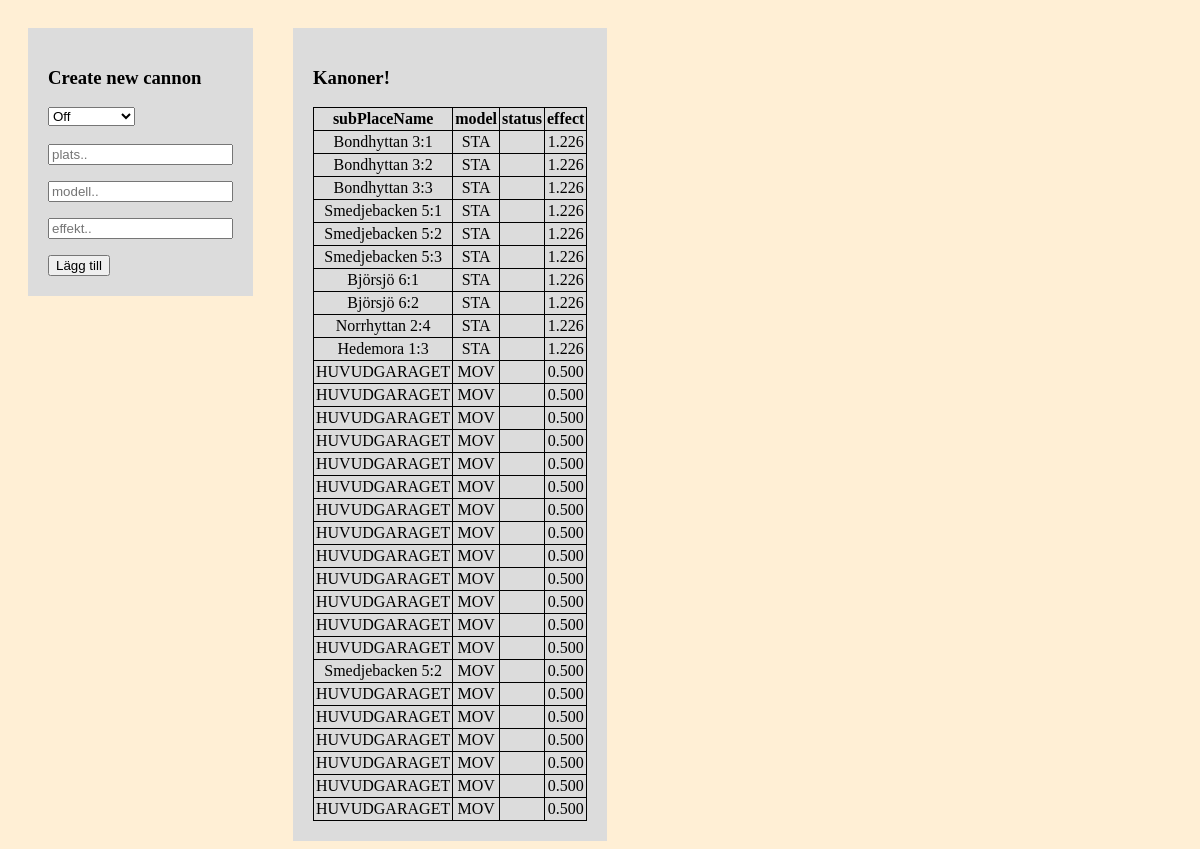
/phpFunc/newcannon.php, run on the app's committed database.
### tables this page shows
create table Cannon (
cannonID smallint not null auto_increment unique,
subPlaceName varchar(32) null,
model char (3) not null, 
state enum('På','Av','Urkopplad','Trasig', 'Annat') null,
effect DECIMAL(4,3),  
klass varchar(32) not null, 
 
primary key (cannonID)
);

### phpFunc/newcannon.php (the view, shortened to what this page needs)
<!DOCTYPE HTML>
<head>
<html>
</head>
<body>
<?php
include'connect.php';
?>
<div>
	<h3>Create new cannon</h3>
	<form action='<?php $_PHP_SELF ?>' method="post">
		<select size='1' name='status'>
			<option value="off" selected="selected"> Off</option>
			</select><br></br>
		<input type="text" name="subPlaceName" placeholder="plats.."></p>
		<input type="text" name="model" placeholder="modell.."></p>
		<input type="text" name="effect" placeholder="effekt.."></p>
		<input type="submit" value="Lägg till"/>
</div>
<div>
    <h3>Kanoner!</h3>
	<table><tr>
	 <th>subPlaceName</th>
	 <th>model</th>
     <th>status</th>
	 <th>effect</th>
	 </tr>
	 <?php
    foreach($pdo->query( 'SELECT * FROM Cannon;' ) as $row){
      echo "<tr>";
      echo "<td>".$row['subPlaceName']."</td>";
      echo "<td>".$row['model']."</td>";
      echo "<td>".$row['status']."</td>";
      echo "<td>".$row['effect']."</td>";
      echo "</tr>";
    }
?>
</table>
</div>
</body>
</html>

### phpFunc/newcannon.php (style rules this page uses)
body { background-color: papayawhip; }
div { display: block; float: left; background-color: gainsboro; margin: 20px; padding: 20px; }
table, td, th { border:1px solid; text-align: center; margin: auto; border-collapse: collapse; padding:2px; }

### data on the page
cannon: subPlaceName "Bondhyttan 3:1", model "STA", effect "1.226"
cannon: subPlaceName "Bondhyttan 3:2", model "STA", effect "1.226"
cannon: subPlaceName "Bondhyttan 3:3", model "STA", effect "1.226"
cannon: subPlaceName "Smedjebacken 5:1", model "STA", effect "1.226"
cannon: subPlaceName "Smedjebacken 5:2", model "STA", effect "1.226"
cannon: subPlaceName "Smedjebacken 5:3", model "STA", effect "1.226"
cannon: subPlaceName "Björsjö 6:1", model "STA", effect "1.226"
cannon: subPlaceName "Björsjö 6:2", model "STA", effect "1.226"
cannon: subPlaceName "Norrhyttan 2:4", model "STA", effect "1.226"
cannon: subPlaceName "Hedemora 1:3", model "STA", effect "1.226"
cannon: subPlaceName "HUVUDGARAGET", model "MOV", effect "0.500"
cannon: subPlaceName "HUVUDGARAGET", model "MOV", effect "0.500"
cannon: subPlaceName "HUVUDGARAGET", model "MOV", effect "0.500"
cannon: subPlaceName "HUVUDGARAGET", model "MOV", effect "0.500"
cannon: subPlaceName "HUVUDGARAGET", model "MOV", effect "0.500"
cannon: subPlaceName "HUVUDGARAGET", model "MOV", effect "0.500"
cannon: subPlaceName "HUVUDGARAGET", model "MOV", effect "0.500"
cannon: subPlaceName "HUVUDGARAGET", model "MOV", effect "0.500"
cannon: subPlaceName "HUVUDGARAGET", model "MOV", effect "0.500"
cannon: subPlaceName "HUVUDGARAGET", model "MOV", effect "0.500"
cannon: subPlaceName "HUVUDGARAGET", model "MOV", effect "0.500"
cannon: subPlaceName "HUVUDGARAGET", model "MOV", effect "0.500"
cannon: subPlaceName "HUVUDGARAGET", model "MOV", effect "0.500"
cannon: subPlaceName "Smedjebacken 5:2", model "MOV", effect "0.500"
cannon: subPlaceName "HUVUDGARAGET", model "MOV", effect "0.500"
cannon: subPlaceName "HUVUDGARAGET", model "MOV", effect "0.500"
cannon: subPlaceName "HUVUDGARAGET", model "MOV", effect "0.500"
cannon: subPlaceName "HUVUDGARAGET", model "MOV", effect "0.500"
cannon: subPlaceName "HUVUDGARAGET", model "MOV", effect "0.500"
cannon: subPlaceName "HUVUDGARAGET", model "MOV", effect "0.500"
